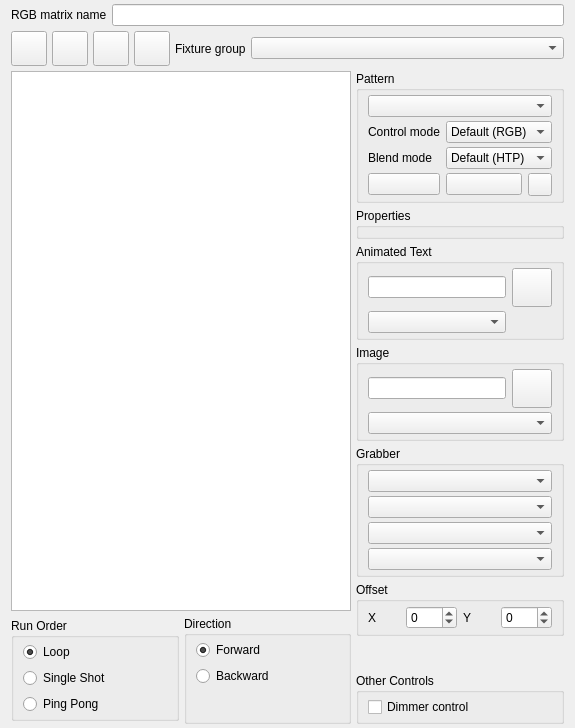
<?xml version="1.0" encoding="UTF-8"?>
<ui version="4.0">
 <author>Massimo Callegari</author>
 <comment>
  Q Light Controller Plus
  rgbmatrixeditor.ui

  Copyright (c) 2015 Massimo Callegari

  Licensed under the Apache License, Version 2.0 (the &quot;License&quot;);
  you may not use this file except in compliance with the License.
  You may obtain a copy of the License at

      http://www.apache.org/licenses/LICENSE-2.0.txt

  Unless required by applicable law or agreed to in writing, software
  distributed under the License is distributed on an &quot;AS IS&quot; BASIS,
  WITHOUT WARRANTIES OR CONDITIONS OF ANY KIND, either express or implied.
  See the License for the specific language governing permissions and
  limitations under the License.
 </comment>
 <class>RGBMatrixEditor</class>
 <widget class="QWidget" name="RGBMatrixEditor">
  <property name="geometry">
   <rect>
    <x>0</x>
    <y>0</y>
    <width>575</width>
    <height>728</height>
   </rect>
  </property>
  <property name="windowTitle">
   <string>RGB Matrix Editor</string>
  </property>
  <layout class="QGridLayout" name="gridLayout">
   <property name="topMargin">
    <number>4</number>
   </property>
   <property name="bottomMargin">
    <number>4</number>
   </property>
   <property name="spacing">
    <number>5</number>
   </property>
   <item row="2" column="0" colspan="3">
    <widget class="QGraphicsView" name="m_preview"/>
   </item>
   <item row="2" column="3" rowspan="3">
    <layout class="QVBoxLayout" name="verticalLayout_6">
     <item>
      <widget class="QGroupBox" name="m_patternGroup">
       <property name="sizePolicy">
        <sizepolicy hsizetype="Preferred" vsizetype="Maximum">
         <horstretch>0</horstretch>
         <verstretch>0</verstretch>
        </sizepolicy>
       </property>
       <property name="title">
        <string>Pattern</string>
       </property>
       <layout class="QGridLayout" name="gridLayout_4">
        <property name="topMargin">
         <number>4</number>
        </property>
        <property name="bottomMargin">
         <number>4</number>
        </property>
        <property name="verticalSpacing">
         <number>4</number>
        </property>
        <item row="5" column="0">
         <widget class="QPushButton" name="m_startColorButton">
          <property name="toolTip">
           <string>Matrix start color</string>
          </property>
          <property name="iconSize">
           <size>
            <width>50</width>
            <height>26</height>
           </size>
          </property>
         </widget>
        </item>
        <item row="5" column="1">
         <widget class="QPushButton" name="m_endColorButton">
          <property name="toolTip">
           <string>Matrix end color</string>
          </property>
          <property name="text">
           <string/>
          </property>
          <property name="iconSize">
           <size>
            <width>50</width>
            <height>26</height>
           </size>
          </property>
         </widget>
        </item>
        <item row="0" column="0" colspan="3">
         <widget class="QComboBox" name="m_patternCombo">
          <property name="toolTip">
           <string>The RGB matrix pattern</string>
          </property>
         </widget>
        </item>
        <item row="5" column="2">
         <widget class="QToolButton" name="m_resetEndColorButton">
          <property name="toolTip">
           <string>Reset the end color</string>
          </property>
          <property name="icon">
           <iconset resource="qlcui.qrc">
            <normaloff>:/fileclose.png</normaloff>:/fileclose.png</iconset>
          </property>
         </widget>
        </item>
        <item row="3" column="1" colspan="2">
         <widget class="QComboBox" name="m_blendModeCombo">
          <item>
           <property name="text">
            <string>Default (HTP)</string>
           </property>
          </item>
          <item>
           <property name="text">
            <string>Mask</string>
           </property>
          </item>
          <item>
           <property name="text">
            <string>Additive</string>
           </property>
          </item>
          <item>
           <property name="text">
            <string>Subtractive</string>
           </property>
          </item>
         </widget>
        </item>
        <item row="3" column="0">
         <widget class="QLabel" name="m_blendModeLabel">
          <property name="text">
           <string>Blend mode</string>
          </property>
         </widget>
        </item>
        <item row="2" column="0">
         <widget class="QLabel" name="m_colorModeLabel">
          <property name="text">
           <string>Control mode</string>
          </property>
         </widget>
        </item>
        <item row="2" column="1" colspan="2">
         <widget class="QComboBox" name="m_controlModeCombo">
          <item>
           <property name="text">
            <string>Default (RGB)</string>
           </property>
          </item>
          <item>
           <property name="text">
            <string>White</string>
           </property>
          </item>
          <item>
           <property name="text">
            <string>Amber</string>
           </property>
          </item>
          <item>
           <property name="text">
            <string>UV</string>
           </property>
          </item>
          <item>
           <property name="text">
            <string>Dimmer</string>
           </property>
          </item>
          <item>
           <property name="text">
            <string>Shutter</string>
           </property>
          </item>
         </widget>
        </item>
       </layout>
      </widget>
     </item>
     <item>
      <widget class="QGroupBox" name="m_propertiesGroup">
       <property name="title">
        <string>Properties</string>
       </property>
       <layout class="QGridLayout" name="gridLayout_5">
        <property name="topMargin">
         <number>4</number>
        </property>
        <property name="bottomMargin">
         <number>4</number>
        </property>
        <property name="verticalSpacing">
         <number>4</number>
        </property>
        <item row="0" column="0">
         <layout class="QGridLayout" name="m_propertiesLayout"/>
        </item>
       </layout>
      </widget>
     </item>
     <item>
      <widget class="QGroupBox" name="m_textGroup">
       <property name="title">
        <string>Animated Text</string>
       </property>
       <layout class="QGridLayout" name="gridLayout_3">
        <property name="topMargin">
         <number>4</number>
        </property>
        <property name="bottomMargin">
         <number>4</number>
        </property>
        <property name="verticalSpacing">
         <number>4</number>
        </property>
        <item row="0" column="0">
         <widget class="QLineEdit" name="m_textEdit">
          <property name="sizePolicy">
           <sizepolicy hsizetype="Minimum" vsizetype="Fixed">
            <horstretch>0</horstretch>
            <verstretch>0</verstretch>
           </sizepolicy>
          </property>
          <property name="toolTip">
           <string>Text to display</string>
          </property>
         </widget>
        </item>
        <item row="0" column="1">
         <widget class="QToolButton" name="m_fontButton">
          <property name="toolTip">
           <string>Choose the font</string>
          </property>
          <property name="text">
           <string notr="true"/>
          </property>
          <property name="icon">
           <iconset resource="qlcui.qrc">
            <normaloff>:/fonts.png</normaloff>:/fonts.png</iconset>
          </property>
          <property name="iconSize">
           <size>
            <width>32</width>
            <height>32</height>
           </size>
          </property>
         </widget>
        </item>
        <item row="1" column="0">
         <widget class="QComboBox" name="m_animationCombo">
          <property name="toolTip">
           <string>Animation style</string>
          </property>
         </widget>
        </item>
       </layout>
      </widget>
     </item>
     <item>
      <widget class="QGroupBox" name="m_imageGroup">
       <property name="title">
        <string>Image</string>
       </property>
       <layout class="QGridLayout" name="gridLayout_2">
        <property name="topMargin">
         <number>4</number>
        </property>
        <property name="bottomMargin">
         <number>4</number>
        </property>
        <property name="verticalSpacing">
         <number>4</number>
        </property>
        <item row="0" column="0">
         <widget class="QLineEdit" name="m_imageEdit">
          <property name="sizePolicy">
           <sizepolicy hsizetype="Minimum" vsizetype="Fixed">
            <horstretch>0</horstretch>
            <verstretch>0</verstretch>
           </sizepolicy>
          </property>
         </widget>
        </item>
        <item row="0" column="1">
         <widget class="QToolButton" name="m_imageButton">
          <property name="text">
           <string notr="true"/>
          </property>
          <property name="icon">
           <iconset resource="qlcui.qrc">
            <normaloff>:/image.png</normaloff>:/image.png</iconset>
          </property>
          <property name="iconSize">
           <size>
            <width>32</width>
            <height>32</height>
           </size>
          </property>
         </widget>
        </item>
        <item row="1" column="0" colspan="2">
         <widget class="QComboBox" name="m_imageAnimationCombo"/>
        </item>
       </layout>
      </widget>
     </item>
     <item>
      <widget class="QGroupBox" name="m_grabberGroup">
       <property name="title">
        <string>Grabber</string>
       </property>
       <layout class="QGridLayout" name="gridLayout_1">
        <property name="topMargin">
         <number>4</number>
        </property>
        <property name="bottomMargin">
         <number>4</number>
        </property>
        <property name="verticalSpacing">
         <number>4</number>
        </property>
        <item row="1" column="0">
         <widget class="QComboBox" name="m_grabberSourceCombo"/>
        </item>
        <item row="2" column="0">
         <widget class="QComboBox" name="m_grabberTurningCombo"/>
        </item>
        <item row="3" column="0">
         <widget class="QComboBox" name="m_grabberFlippingCombo"/>
        </item>
        <item row="4" column="0">
         <widget class="QComboBox" name="m_grabberScalingCombo"/>
        </item>
       </layout>
      </widget>
     </item>

     <item>
      <widget class="QGroupBox" name="m_offsetGroup">
       <property name="title">
        <string>Offset</string>
       </property>
       <layout class="QHBoxLayout" name="horizontalLayout">
        <property name="topMargin">
         <number>4</number>
        </property>
        <property name="bottomMargin">
         <number>4</number>
        </property>
        <item>
         <widget class="QLabel" name="m_xOffsetLabel">
          <property name="text">
           <string>X</string>
          </property>
         </widget>
        </item>
        <item>
         <widget class="QSpinBox" name="m_xOffsetSpin">
          <property name="toolTip">
           <string>Shift the pattern X pixels horizontally</string>
          </property>
          <property name="minimum">
           <number>-255</number>
          </property>
          <property name="maximum">
           <number>255</number>
          </property>
         </widget>
        </item>
        <item>
         <widget class="QLabel" name="m_yOffsetLabel">
          <property name="text">
           <string>Y</string>
          </property>
         </widget>
        </item>
        <item>
         <widget class="QSpinBox" name="m_yOffsetSpin">
          <property name="toolTip">
           <string>Shift the pattern Y pixels vertically</string>
          </property>
          <property name="minimum">
           <number>-255</number>
          </property>
          <property name="maximum">
           <number>255</number>
          </property>
         </widget>
        </item>
       </layout>
      </widget>
     </item>
     <item>
      <spacer name="verticalSpacer_4">
       <property name="orientation">
        <enum>Qt::Vertical</enum>
       </property>
       <property name="sizeType">
        <enum>QSizePolicy::Expanding</enum>
       </property>
       <property name="sizeHint" stdset="0">
        <size>
         <width>20</width>
         <height>40</height>
        </size>
       </property>
      </spacer>
     </item>
    </layout>
   </item>
   <item row="4" column="3">
    <widget class="QGroupBox" name="m_intensityGroup">
     <property name="sizePolicy">
      <sizepolicy hsizetype="Preferred" vsizetype="Maximum">
       <horstretch>0</horstretch>
       <verstretch>0</verstretch>
      </sizepolicy>
     </property>
     <property name="title">
      <string>Other Controls</string>
     </property>
     <layout class="QVBoxLayout" name="verticalLayout_4">
      <property name="topMargin">
       <number>4</number>
      </property>
      <property name="bottomMargin">
       <number>4</number>
      </property>
      <item>
       <widget class="QCheckBox" name="m_dimmerControlCb">
        <property name="toolTip">
         <string>Set the dimmer channel of fixtures to 100%</string>
        </property>
        <property name="text">
         <string>Dimmer control</string>
        </property>
       </widget>
      </item>
     </layout>
    </widget>
   </item>
   <item row="0" column="0" colspan="4">
    <layout class="QHBoxLayout" name="horizontalLayout_2">
     <item>
      <widget class="QLabel" name="m_nameLabel">
       <property name="sizePolicy">
        <sizepolicy hsizetype="Minimum" vsizetype="Preferred">
         <horstretch>0</horstretch>
         <verstretch>0</verstretch>
        </sizepolicy>
       </property>
       <property name="text">
        <string>RGB matrix name</string>
       </property>
      </widget>
     </item>
     <item>
      <widget class="QLineEdit" name="m_nameEdit">
       <property name="sizePolicy">
        <sizepolicy hsizetype="Expanding" vsizetype="Fixed">
         <horstretch>0</horstretch>
         <verstretch>0</verstretch>
        </sizepolicy>
       </property>
       <property name="toolTip">
        <string>The name of this RGB matrix function</string>
       </property>
      </widget>
     </item>
    </layout>
   </item>
   <item row="1" column="0" colspan="4">
    <layout class="QHBoxLayout" name="horizontalLayout_4">
     <item>
      <widget class="QToolButton" name="m_speedDialButton">
       <property name="toolTip">
        <string>Show/Hide speed dial window</string>
       </property>
       <property name="icon">
        <iconset resource="qlcui.qrc">
         <normaloff>:/speed.png</normaloff>:/speed.png</iconset>
       </property>
       <property name="iconSize">
        <size>
         <width>28</width>
         <height>28</height>
        </size>
       </property>
       <property name="checkable">
        <bool>true</bool>
       </property>
      </widget>
     </item>
     <item>
      <widget class="QToolButton" name="m_saveToSequenceButton">
       <property name="toolTip">
        <string>Save this matrix to a sequence</string>
       </property>
       <property name="text">
        <string/>
       </property>
       <property name="icon">
        <iconset resource="qlcui.qrc">
         <normaloff>:/sequence.png</normaloff>:/sequence.png</iconset>
       </property>
       <property name="iconSize">
        <size>
         <width>28</width>
         <height>28</height>
        </size>
       </property>
      </widget>
     </item>
     <item>
      <widget class="QToolButton" name="m_shapeButton">
       <property name="toolTip">
        <string>Toggle between circle and square preview</string>
       </property>
       <property name="icon">
        <iconset resource="qlcui.qrc">
         <normaloff>:/square.png</normaloff>:/square.png</iconset>
       </property>
       <property name="iconSize">
        <size>
         <width>28</width>
         <height>28</height>
        </size>
       </property>
       <property name="checkable">
        <bool>true</bool>
       </property>
      </widget>
     </item>
     <item>
      <widget class="QToolButton" name="m_testButton">
       <property name="toolTip">
        <string>See what the RGB Matrix does when it is run</string>
       </property>
       <property name="icon">
        <iconset resource="qlcui.qrc">
         <normaloff>:/player_play.png</normaloff>:/player_play.png</iconset>
       </property>
       <property name="iconSize">
        <size>
         <width>28</width>
         <height>28</height>
        </size>
       </property>
       <property name="checkable">
        <bool>true</bool>
       </property>
      </widget>
     </item>
     <item>
      <widget class="QLabel" name="m_fixtureGroupLabel">
       <property name="sizePolicy">
        <sizepolicy hsizetype="Minimum" vsizetype="Preferred">
         <horstretch>0</horstretch>
         <verstretch>0</verstretch>
        </sizepolicy>
       </property>
       <property name="text">
        <string>Fixture group</string>
       </property>
      </widget>
     </item>
     <item>
      <widget class="QComboBox" name="m_fixtureGroupCombo">
       <property name="sizePolicy">
        <sizepolicy hsizetype="Expanding" vsizetype="Fixed">
         <horstretch>0</horstretch>
         <verstretch>0</verstretch>
        </sizepolicy>
       </property>
       <property name="toolTip">
        <string>The fixture group to use as the pixel matrix</string>
       </property>
      </widget>
     </item>
    </layout>
   </item>
   <item row="3" column="0" rowspan="2" colspan="3">
    <layout class="QGridLayout" name="gridLayout_6">
     <item row="0" column="0">
      <widget class="QGroupBox" name="m_runOrderGroup">
       <property name="sizePolicy">
        <sizepolicy hsizetype="Preferred" vsizetype="Maximum">
         <horstretch>0</horstretch>
         <verstretch>0</verstretch>
        </sizepolicy>
       </property>
       <property name="title">
        <string>Run Order</string>
       </property>
       <layout class="QVBoxLayout" name="verticalLayout_2">
        <property name="topMargin">
         <number>4</number>
        </property>
        <property name="bottomMargin">
         <number>4</number>
        </property>
        <item>
         <widget class="QRadioButton" name="m_loop">
          <property name="toolTip">
           <string>Run through over and over again</string>
          </property>
          <property name="text">
           <string>Loop</string>
          </property>
          <property name="checked">
           <bool>true</bool>
          </property>
         </widget>
        </item>
        <item>
         <widget class="QRadioButton" name="m_singleShot">
          <property name="toolTip">
           <string>Run through once and stop</string>
          </property>
          <property name="text">
           <string>Single Shot</string>
          </property>
         </widget>
        </item>
        <item>
         <widget class="QRadioButton" name="m_pingPong">
          <property name="toolTip">
           <string>First run forwards, then backwards, again forwards, etc.</string>
          </property>
          <property name="text">
           <string>Ping Pong</string>
          </property>
         </widget>
        </item>
       </layout>
      </widget>
     </item>
     <item row="0" column="1">
      <widget class="QGroupBox" name="m_directionGroup">
       <property name="sizePolicy">
        <sizepolicy hsizetype="Preferred" vsizetype="Maximum">
         <horstretch>0</horstretch>
         <verstretch>0</verstretch>
        </sizepolicy>
       </property>
       <property name="title">
        <string>Direction</string>
       </property>
       <layout class="QVBoxLayout" name="verticalLayout_3">
        <property name="topMargin">
         <number>4</number>
        </property>
        <property name="bottomMargin">
         <number>4</number>
        </property>
        <item>
         <widget class="QRadioButton" name="m_forward">
          <property name="toolTip">
           <string>Start from the first step</string>
          </property>
          <property name="text">
           <string>Forward</string>
          </property>
          <property name="checked">
           <bool>true</bool>
          </property>
         </widget>
        </item>
        <item>
         <widget class="QRadioButton" name="m_backward">
          <property name="toolTip">
           <string>Start from the last step</string>
          </property>
          <property name="text">
           <string>Backward</string>
          </property>
         </widget>
        </item>
        <item>
         <spacer name="verticalSpacer_2">
          <property name="orientation">
           <enum>Qt::Vertical</enum>
          </property>
          <property name="sizeType">
           <enum>QSizePolicy::Maximum</enum>
          </property>
          <property name="sizeHint" stdset="0">
           <size>
            <width>20</width>
            <height>35</height>
           </size>
          </property>
         </spacer>
        </item>
       </layout>
      </widget>
     </item>
    </layout>
   </item>
  </layout>
 </widget>
 <resources>
  <include location="qlcui.qrc"/>
 </resources>
 <connections/>
</ui>
